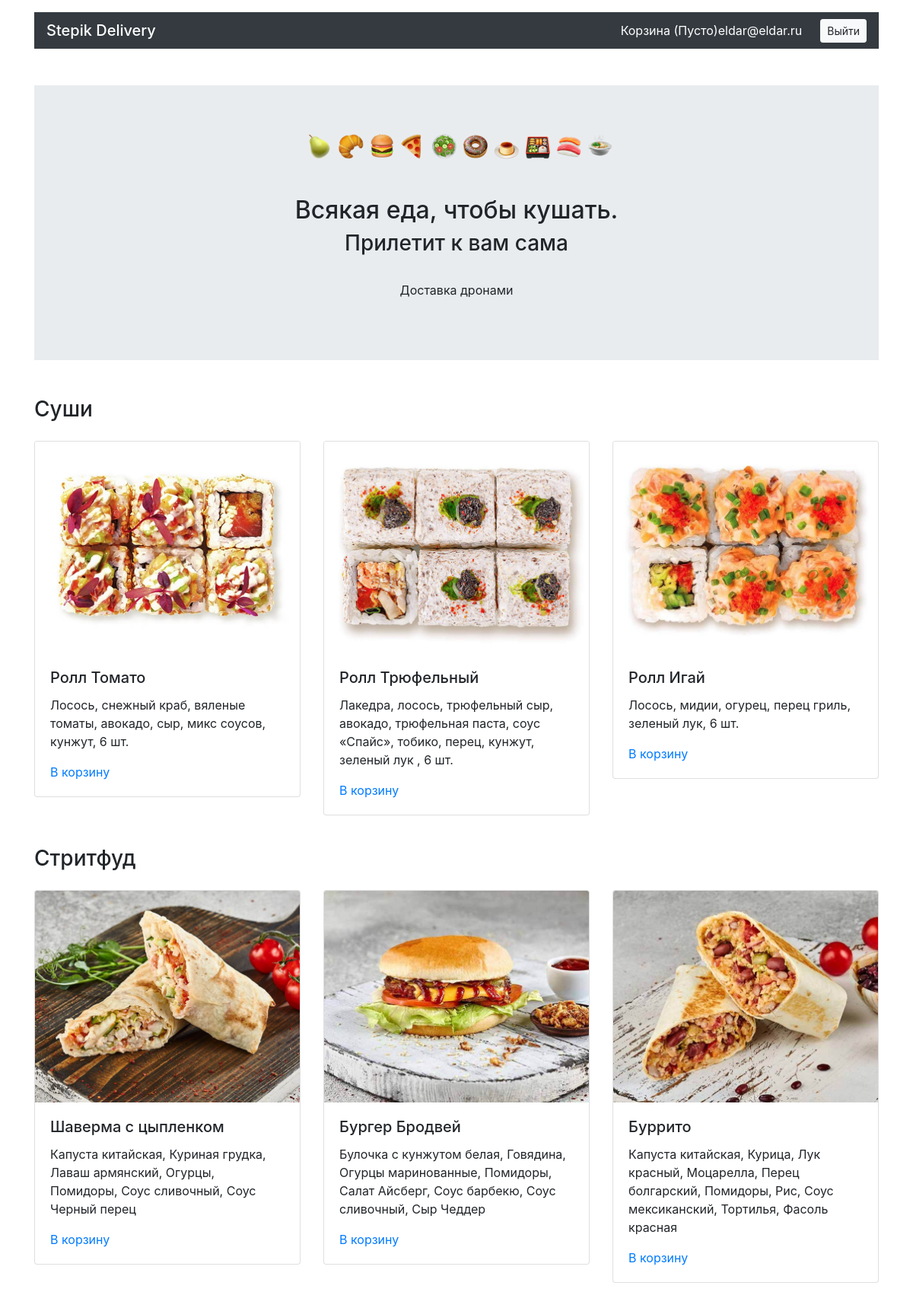
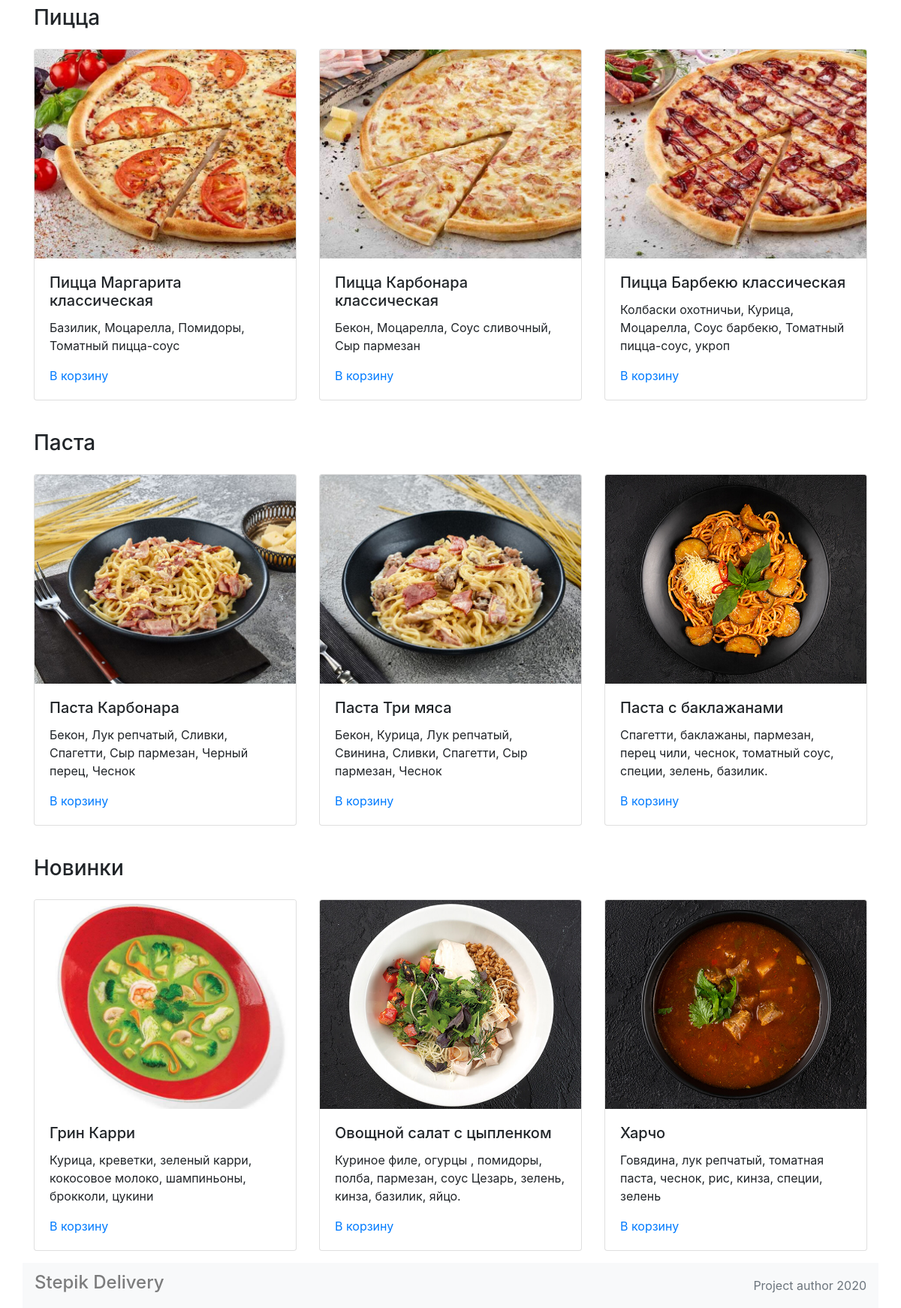
Screenshot of / (signed in) with the database file from the repository (2 pictures, top to bottom).
### models.py (models this page shows)
class User(db.Model, UserMixin):
    __tablename__ = 'user'
    id = db.Column(db.Integer, primary_key=True)
    email = db.Column(db.String, unique=True)
    password = db.Column(db.String)
    active = db.Column(db.Boolean)
    roles = db.relationship('Role', secondary=roles_users, backref='user',)
    orders = db.relationship('Order', backref='user')

class Category(db.Model):
    __tablename__ = 'category'
    id = db.Column(db.Integer, primary_key=True)
    title = db.Column(db.String)
    meals = db.relationship('Meal', backref='category')

class Meal(db.Model):
    __tablename__ = 'meal'
    id = db.Column(db.Integer, primary_key=True)
    title = db.Column(db.String)
    price = db.Column(db.Integer)
    desc = db.Column(db.String)
    pic = db.Column(db.String)
    category_id = db.Column(db.Integer, db.ForeignKey('category.id', ondelete='CASCADE'))

### index/index.py (the view)
@index.route('')
def index_render():
    print(session)
    category = db.session.query(Category).all()
    return render_template('index.html', category=category)

### app.py (called while the page is built, shortened)
@app.context_processor
def menu_cart():
    return dict(menu_cart='Пусто')

### index/templates/index.html (shortened to what this page needs)
{% extends 'base.html' %} {% block body %}
<main class="container mt-3">
    <section class="my-5 jumbotron jumbotron-fluid">
        <div class="text-center">
            <img class="ml-2"
                 alt="" width="401" height="33">
            <h1 class="h2 mt-5 m-2">Всякая еда, чтобы кушать.</h1>
            <h2 class="h3">Прилетит к вам сама</h2>
            <p class="pt-4">Доставка дронами</p>
        </div>
    </section>
    <section>
        {% for cat in category %}
        <h3 class="my-4">{{ cat.title }}</h3>
        <div class="row mt-4">
            {% for meal in cat.meals[:3] %}
            <div class="col-12 col-md-4">
                <div class="card mb-3">
                    <img src="{{ url_for('static', filename='pictures/'+ meal.pic) }}" width="300" class="card-img-top"
                         alt="">
                    <div class="card-body">
                        <h4 class="h5 card-title">{{ meal.title }}</h4>
                        <p class="card-text">{{ meal.desc }}</p>
                        <a href="{{ url_for('cart.add_render', id=meal.id) }}" btn btn-danger">В корзину</a>
                    </div>
                </div>
            </div>
            {% endfor %}
        </div>
        {% endfor %}
    </section>
</main>
{% endblock %}

### templates/base.html (shortened to what this page needs)
<!DOCTYPE html>
<html lang="ru">
<head>
  <link rel="stylesheet" href="https://stackpath.bootstrapcdn.com/bootstrap/4.3.1/css/bootstrap.min.css">
  <link rel="stylesheet" href="{{ url_for('static', filename='css/style.css') }}">
</head>
<body>
<header class="container mt-3">
    <nav class="py-1 navbar navbar-dark bg-dark">
      <ul class="navbar-nav mr-auto mt-2 mt-lg-0">
        <p class=" h5 my-2 text-white bg-dark">Stepik Delivery</p>
      </ul>
      <p class="my-2 text-white bg-dark ">Корзина ({{ menu_cart }}) </p>
      {% if current_user.is_authenticated %}
      <p class="my-2 text-white bg-dark "> {{ current_user.email }}  </p>
      <a href="{{ url_for('security.logout') }}" class="btn btn-light btn-sm ml-4">Выйти</a>
      {% else %}
      <a href="{{ url_for('security.login') }}" class="btn btn-warning btn-sm ml-4">Войти</a>
      {% endif %}
    </nav>
  </header>
{% block body %}
{% endblock %}
  <footer class="footer">
    <nav class="container navbar navbar-light bg-light">
      <ul class="navbar-nav mr-auto">
        <p class="h4 nav-link">Stepik Delivery</p>
      </ul>
      <a class="text-muted" href="#">Project author 2020</a>
    </nav>
  </footer>
</body>
</html>

### static/css/style.css (style rules this page uses)
html { position: relative; min-height: 100%; }
body { margin-bottom: 60px; }
.footer { position: absolute; bottom: 0; width: 100%; height: 60px; line-height: 60px; }
.navbar { padding-top: 0; padding-bottom: 0; }

### rows the page displays
User: email "eldar@eldar.ru"
Category: title "Суши"
Meal: pic (picture), title "Ролл Томато", desc "Лосось, снежный краб, вяленые томаты, авокадо, сыр, микс соусов, кунжут, 6 шт."
Meal: pic (picture), title "Ролл Трюфельный", desc "Лакедра, лосось, трюфельный сыр, авокадо, трюфельная паста, соус «Спайс», тобико, перец, кунжут, зеленый лук , 6 шт."
Meal: pic (picture), title "Ролл Игай", desc "Лосось, мидии, огурец, перец гриль, зеленый лук, 6 шт."
Category: title "Стритфуд"
Meal: pic (picture), title "Шаверма с цыпленком", desc "Капуста китайская, Куриная грудка, Лаваш армянский, Огурцы, Помидоры, Соус сливочный, Соус Черный перец"
Meal: pic (picture), title "Бургер Бродвей", desc "Булочка с кунжутом белая, Говядина, Огурцы маринованные, Помидоры, Салат Айсберг, Соус барбекю, Соус сливочный, Сыр Чеддер"
Meal: pic (picture), title "Буррито", desc "Капуста китайская, Курица, Лук красный, Моцарелла, Перец болгарский, Помидоры, Рис, Соус мексиканский, Тортилья, Фасоль красная"
Category: title "Пицца"
Meal: pic (picture), title "Пицца Маргарита классическая", desc "Базилик, Моцарелла, Помидоры, Томатный пицца-соус"
Meal: pic (picture), title "Пицца Карбонара классическая", desc "Бекон, Моцарелла, Соус сливочный, Сыр пармезан"
Meal: pic (picture), title "Пицца Барбекю классическая", desc "Колбаски охотничьи, Курица, Моцарелла, Соус барбекю, Томатный пицца-соус, укроп"
Category: title "Паста"
Meal: pic (picture), title "Паста Карбонара", desc "Бекон, Лук репчатый, Сливки, Спагетти, Сыр пармезан, Черный перец, Чеснок"
Meal: pic (picture), title "Паста Три мяса", desc "Бекон, Курица, Лук репчатый, Свинина, Сливки, Спагетти, Сыр пармезан, Чеснок"
Meal: pic (picture), title "Паста с баклажанами", desc "Спагетти, баклажаны, пармезан, перец чили, чеснок, томатный соус, специи, зелень, базилик."
Category: title "Новинки"
Meal: pic (picture), title "Грин Карри", desc "Курица, креветки, зеленый карри, кокосовое молоко, шампиньоны, брокколи, цукини"
Meal: pic (picture), title "Овощной салат с цыпленком", desc "Куриное филе, огурцы , помидоры, полба, пармезан, соус Цезарь, зелень, кинза, базилик, яйцо."
Meal: pic (picture), title "Харчо", desc "Говядина, лук репчатый, томатная паста, чеснок, рис, кинза, специи, зелень"

### other values shown
{{ menu_cart }} "Пусто"
